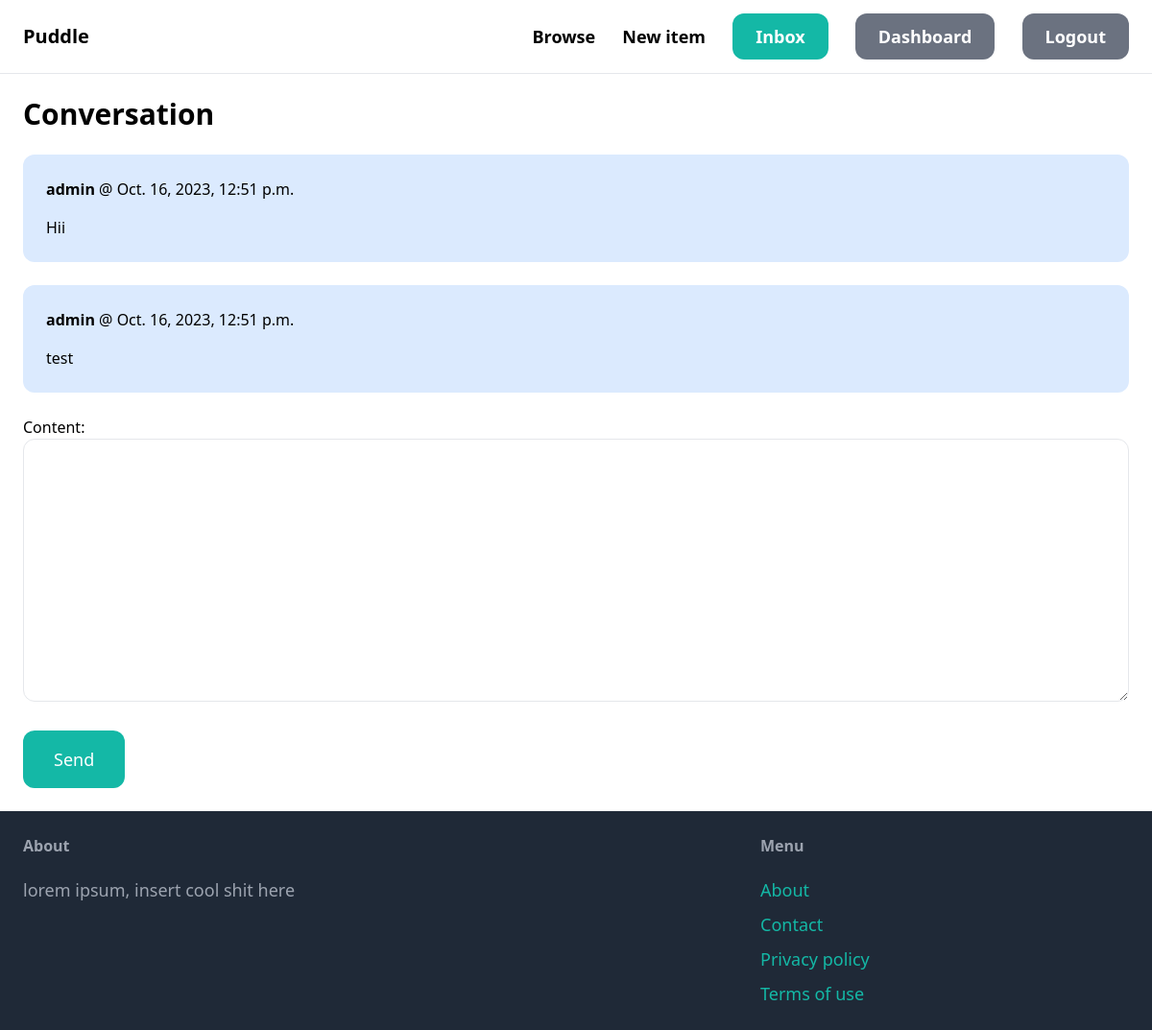
Page /inbox/3/ (signed in) on the committed database.
### conversation/models.py (models this page shows)
class ConversationMessage(models.Model):
    conversation = models.ForeignKey(Conversation, related_name='messages', on_delete=models.CASCADE)
    content = models.TextField()
    created_at = models.DateTimeField(auto_now_add=True)
    created_by = models.ForeignKey(User, related_name='created_messages', on_delete=models.CASCADE)

### conversation/views.py (the view)
# urls.py: path('<int:pk>/',views.detail,name = 'detail'),
@login_required
def detail(request, pk):
    conversation = Conversation.objects.filter(members__in=[request.user.id]).get(pk=pk)
    if request.method == "POST":
        form = ConversationMessageForm(request.POST)
        if form.is_valid():
            conversation_message = form.save(commit=False)
            conversation_message.conversation = conversation
            conversation_message.created_by = request.user
            conversation_message.save()
            conversation.save()
            return redirect('conversation:detail',pk=pk)
    else:
        form = ConversationMessageForm()
    return render(request, 'conversation/detail.html', {
        'conversation' : conversation,
        'form': form,
    })

### conversation/forms.py
class ConversationMessageForm(forms.ModelForm):
    class Meta:
        model = ConversationMessage
        fields = ('content',)
        widgets = {
            'content': forms.Textarea(attrs={
                'class': 'w-full py-4 px-6 rounded-xl border'
            })
        }

### conversation/templates/conversation/detail.html (shortened to what this page needs)
{% extends 'core/base.html' %}
{% block content %}
<h1 class="mb-6 text-3xl font-semibold">Conversation</h1>
<div class="space-y-6">
    {% for message in conversation.messages.all %}
        <div class="p-6 {% if message.created_by == request.user %}bg-blue-100{% else %}bg-gray-100{% endif %} rounded-xl">
            <p class="mb-4"><strong>{{ message.created_by.username }}</strong> @ {{ message.created_at }}</p>
            <p>{{ message.content }}</p>
        </div>
    {% endfor %}
</div>
<form method="post" action="." class="mt-6">
    {{ form.as_p }}
    <button class="mt-6 py-4 px-8 text-lg bg-teal-500 hover:bg-teal-700 rounded-xl text-white">Send</button>
</form>
{% endblock %}

### rows in the picture
ConversationMessage: created_by.username "admin", created_at "Oct. 16, 2023, 12:51 p.m.", content "Hii"
ConversationMessage: created_by.username "admin", created_at "Oct. 16, 2023, 12:51 p.m.", content "test"
